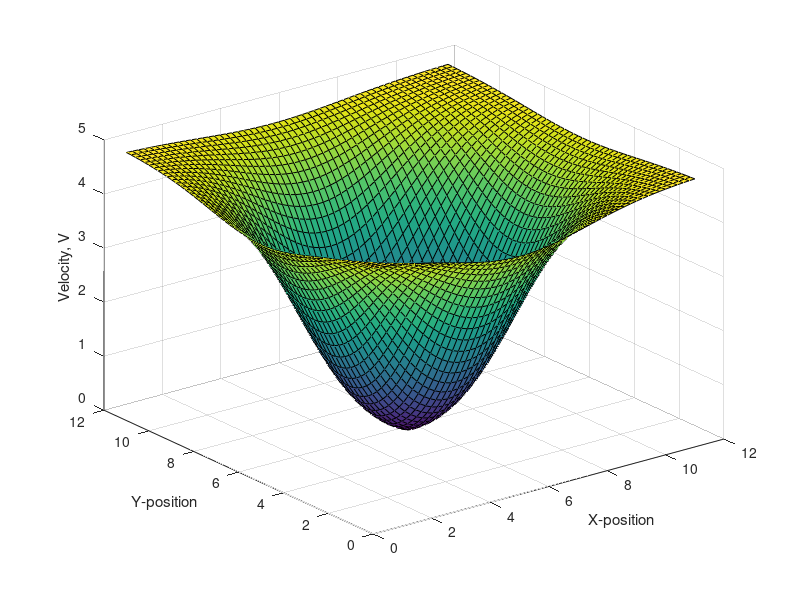

Reproduce this figure in MATLAB.
clear all;
close all;

[X, Y] = meshgrid(0:0.2:11, 0:0.2:11);

for i = 1:size(X, 1)
    for j = 1:size(X, 2)
        hold1 = norm([5-X(i, j) 5-Y(i, j)]);
        hold2 = 5/(1+exp(-hold1 + 3));
        Z(i, j) = min(5, max(0, hold2));
    end
end

surf(X, Y, Z);
xlabel('X-position');
ylabel('Y-position');
zlabel('Velocity, V');